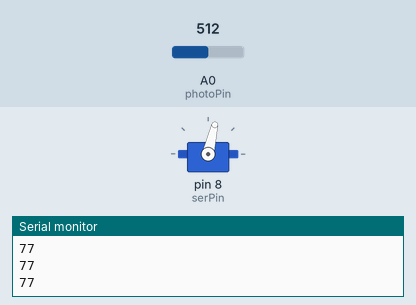
Recording of a sketch running on a simulated Arduino Uno, built with avr-gcc and run on an emulated ATmega328P. Parts: servo, the last lines printed to the serial monitor. The inputs (shaded band) are chosen by the test bench; at power-on: A0 (photoPin) = 512.

Above: at 1.2 s.
1.3 s: A0 (photoPin) set to 716
At 2.0 s:
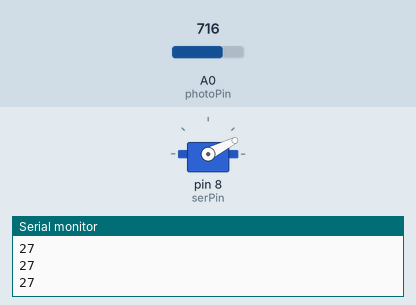
2.8 s: A0 (photoPin) set to 840
At 3.5 s:
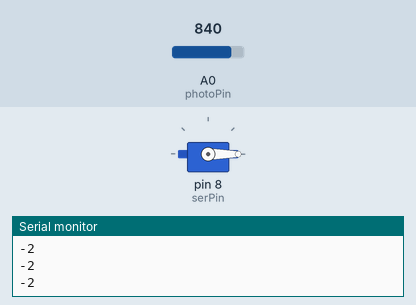
4.3 s: A0 (photoPin) set to 306
At 5.0 s:
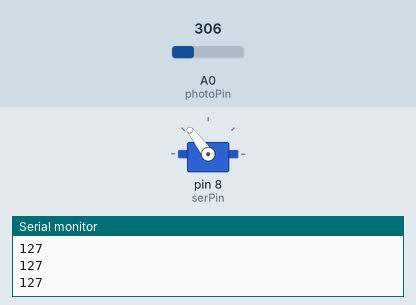
5.8 s: A0 (photoPin) set to 155
At 6.6 s:
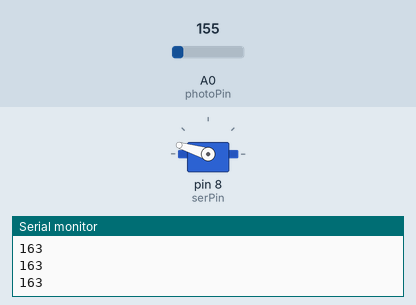
7.3 s: A0 (photoPin) set to 175
At 8.5 s:
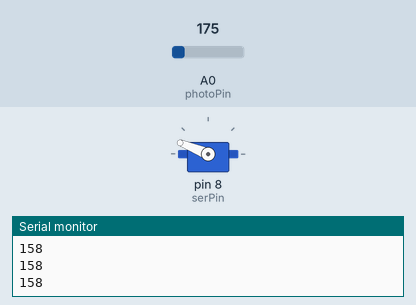
8.8 s: A0 (photoPin) set to 511
At 9.1 s:
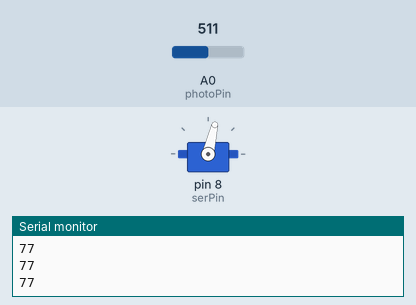
Timing chart, 0 to 11.3 s (numbered marks = the images above; inputs shaded):
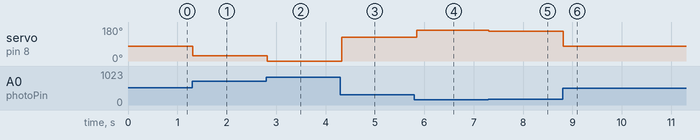

The sketch:

Photodetector_Servo.ino
```cpp
#include <Servo.h>
int photoPin = A0, photoVal, serPin=8,serAng, dly=50;
int maxSerAng=165, minSerAng=0, maxPhotoVal=830, minPhotoVal=150;
Servo servo;
void setup() {
  // put your setup code here, to run once:
  Serial.begin(9600);
  servo.attach(serPin);

}

void loop() {
  // put your main code here, to run repeatedly:
  photoVal = analogRead(photoPin);
  //serAng = map(photoVal, minPhotoVal,maxPhotoVal, minSerAng, maxSerAng);
  serAng = map(photoVal, maxPhotoVal,minPhotoVal, minSerAng, maxSerAng);
  Serial.println(serAng);
  //Serial.println(photoVal);
  servo.write(serAng);
  delay(dly);
}
```

Measured:
- after the input at 1.3 s, servo on pin 8 (serPin): 77° → 27° at once
- after the input at 2.8 s, servo on pin 8 (serPin): 27° → 0° at once
- after the input at 4.3 s, servo on pin 8 (serPin): 0° → 127° at once
- after the input at 5.8 s, servo on pin 8 (serPin): 127° → 163° at once
- after the input at 7.3 s, servo on pin 8 (serPin): 163° → 158° at once
- after the input at 8.8 s, servo on pin 8 (serPin): 158° → 77° at once
